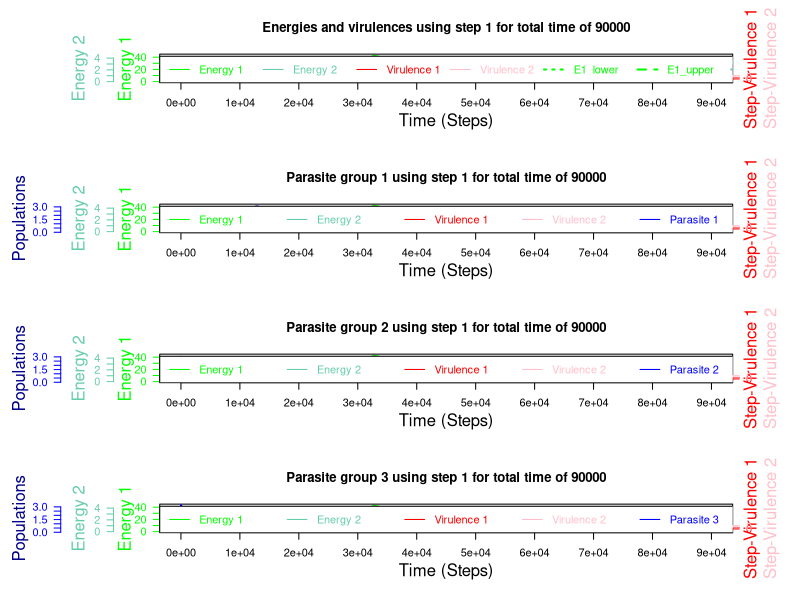
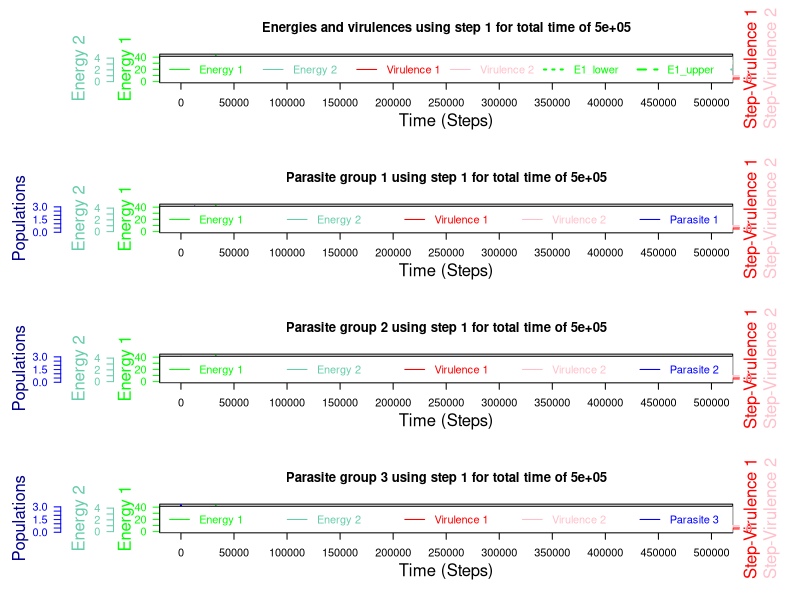

Generate these figures, in order, with R:
# R code to generate the figures of the manuscript
# Energy-harnessing problem solving of primordial life:
#  modeling the emergence of cata-lytic host-nested parasite life cycles
# Copyright (c) 2022, Christian Iseli, Bernard Conrad and Magnus Pirovino
#
# LVhpr two energies model general program code:
pdf(file='_3_Fig3.pdf',width=15,height=24)

# 4 plots on the same page
layout(matrix(c(1,2,3,4),nrow=4,ncol=1))

# these values should no change between steps
dt = 1
H = 2.0
q = 10.0
kappa = 3
sigma = 1.1
theta = 0.1
alpha1 = 0.001
alpha2 = 0.000001
gamma1 = 0.0004
gamma2 = 0.015
gamma3 = 0.0045
a_1 = 0.001
a_0 = 0.001
b_1 = 0.001
b_0 = 0.0011
c_1 = 0.0013
c_0 = 0.0013
d_1 = 0.001
d_0 = 0.00143
e_1 = 0.0013
e_0 = 0.0013
f_1 = 0.001
f_0 = 0.00143
E1_lower = 20
E1_upper = 30
E2_lower = 3
E2_upper = 3.5

for (totaltime in list(90000, 500000)) {
  # begin ### LVhpr two energies model
  ### for Figs 3 (dt=3.0 for Figs 3’)
  m = floor(totaltime/dt) ### 500'000 for Figs 3 (m=90’500 for Figs 3’)
  ### In R, indices start at 1...
  X <- matrix(rep(0, 3*(m+1)), ncol=3, nrow=m+1)
  Y <- matrix(rep(0, 3*(m+1)), ncol=3, nrow=m+1)
  X[1,1] = 1.0  ### Parasite X1 initial population
  Y[1,1] = 0.2  ###  Hyperparasite Y1 initial population
  X[1,2] = 0.5  ### Parasite X2 initial population
  Y[1,2] = 3.0  ###  Hyperparasite Y2 initial population
  X[1,3] = 0.7  ### Parasite X3 initial population
  Y[1,3] = 3.2  ###  Hyperparasite Y3 initial population
  E1 <- rep(0, m+1)
  E1[1] = 21.0 ###  initial Energy E1
  vE1 <- rep(0, m+1)
  vE1[1] = 0.0 ###  initial virulence vE1
  from_below1 = FALSE
  from_above1 = TRUE
  E2 <- rep(0, m+1)
  E2[1] = 2.6  ###  initial Energy E2
  vE2 <- rep(0, m+1)
  vE2[1] = 1.0 ###  initial virulence vE2
  from_below2 = TRUE
  from_above2 = FALSE

  t = 0
  # so we go now from 2 to (m+1) ... yes, needs parenthesis otherwise +1 is applied to the vector 2:m...
  for (k in 2:(m+1)) {
    t = t+dt
    habitatrestrictionterm = 1-(X[k-1,1]+X[k-1,2]+X[k-1,3] +1/q*(Y[k-1,1]+Y[k-1,2]+Y[k-1,3]))/(kappa*H)
    X[k,1] = X[k-1,1] + dt*vE1[k-1]*X[k-1,1]*(a_1*habitatrestrictionterm-a_0*sigma*Y[k-1,1]/H)
    Y[k,1] = Y[k-1,1] + dt*vE1[k-1]*Y[k-1,1]*(-b_1+b_0*sigma* X[k-1,1]/H)
    X[k,2] = X[k-1,2] + dt*vE2[k-1]*X[k-1,2]*(c_1*habitatrestrictionterm-c_0*sigma*Y[k-1,2]/H)
    Y[k,2] = Y[k-1,2] + dt*vE2[k-1]*Y[k-1,2]*(-d_1+d_0*sigma* X[k-1,2]/H)
    X[k,3] = X[k-1,3] + dt*vE2[k-1]*X[k-1,3]*(e_1*habitatrestrictionterm-e_0*sigma*Y[k-1,3]/H)
    Y[k,3] = Y[k-1,3] + dt*vE2[k-1]*Y[k-1,3]*(-f_1+f_0*sigma* X[k-1,3]/H)

    E1[k] = E1[k-1]+dt*(-alpha1*H + gamma1/theta*vE1[k-1]*Y[k-1,1]+gamma2*vE2[k-1]*Y[k-1,2]-gamma3*vE2[k-1]*Y[k-1,3])
    E2[k] = E2[k-1]+dt*(-alpha2*E2[k-1] - gamma1*vE1[k-1]*Y[k-1,1]+gamma3*theta*vE2[k-1]*Y[k-1,3])

    below1 = (E1[k] < E1_lower)
    in_between1 = (E1[k] > E1_lower) && (E1[k] < E1_upper)
    if (from_below1 && (below1 || in_between1)) {
      vE1[k] = 1
    } else {
      vE1[k] = 0
    }
    if (from_below1 && E1[k] < E1_upper) {
      from_below1 = TRUE
    } else if (E1[k] < E1_lower) {
      from_below1 = TRUE
    } else {
      from_below1 = FALSE
    }
    from_above1 = ! from_below1

    below2 = (E2[k] < E2_lower)
    in_between2 = (E2[k] > E2_lower) && (E2[k] < E2_upper)
    if (from_below2 && (below2 || in_between2)) {
      vE2[k] = 1
    } else {
      vE2[k] = 0
    }
    if (from_below2 && E2[k] < E2_upper) {
      from_below2 = TRUE
    } else if (E2[k] < E2_lower) {
      from_below2 = TRUE
    } else {
      from_below2 = FALSE
    }
    from_above2 = ! from_below2
  } ### for k
  ### LVhpr two energies model

  # If possible, we would suggested the following:

  yE2_min = 0
  yE2_max = 4.5
  y1_min = min(c(min(X),min(Y)))
  y1_max = max(c(max(X),max(Y)))
  y2_min = -.25
  y2_max = 1.15

  # Fig 3.1: Virulence1, Virulence 2, E1, E2, as well as the dotted ones E1_upper, E1_lower, E2_upper, E2_lower
  # -	Virulence … different reds
  # -	E… different greens

    par(mar=c(5, 12, 4, 5) + 0.1)

    ## Plot first set of data and draw its axis
    plot(E1, ylim=c(0,max(E1)), axes=FALSE, xlab="", ylab="", type="l", col="green", main=paste("Energies and virulences using step",dt,"for total time of",totaltime))
    axis(2, ylim=c(0,max(E1)), col="green", col.axis="green", las=1)  ## las=1 makes horizontal labels
    mtext(2, text="Energy 1", line=2, col="green")
    box()
    abline(h=E1_lower, col="green", lty=3, lwd=2)
    abline(h=E1_upper, col="green", lty=2, lwd=2)

    ## Allow a second plot on the same graph
    par(new=T)
    plot(E2, ylim=c(yE2_min,yE2_max), axes=FALSE, xlab="", ylab="", type="l", col="aquamarine3", main="")
    axis(2, ylim=c(yE2_min,yE2_max), col="aquamarine3", col.axis="aquamarine3", las=1, line=3.5)
    mtext(2, text="Energy 2", line=5.5, col="aquamarine3")
    abline(h=E2_lower, col="aquamarine3", lty=3, lwd=2)
    abline(h=E2_upper, col="aquamarine3", lty=2, lwd=2)

    par(new=TRUE)
    ## Plot the virulence and put axis scale on right
    plot(vE1, xlab="", ylab="", ylim=c(-2,18), axes=FALSE, type="l", col="red")
    ## a little farther out (line=4) to make room for labels
    mtext("Step-Virulence 1",side=4,col="red",line=1)
    axis(4, at=c(0,1), ylim=c(-2,18), col="red",col.axis="red",las=1)

    par(new=TRUE)
    ## Plot the virulence and put axis scale on right
    plot(vE2, xlab="", ylab="", ylim=c(-3.5,16.5), axes=FALSE, type="l", col="pink")
    ## a little farther out (line=4) to make room for labels
    mtext("Step-Virulence 2",side=4,col="pink",line=2.5)
    axis(4, at=c(0,1), ylim=c(-3.5,16.5), col="pink",col.axis="pink",las=1)

    ## Draw the time axis
    axis(1,pretty(c(1,length(E1)),10))
    mtext("Time (Steps)",side=1,col="black",line=2.5)

    ## Add Legend
    legend("bottomleft",horiz=T,
      legend=c("Energy 1","Energy 2","Virulence 1","Virulence 2","E1_lower","E1_upper","E2_lower","E2_upper"),
      text.col=c("green","aquamarine3","red","pink","green","green","aquamarine3","aquamarine3"),
      col=c("green","aquamarine3","red","pink","green","green","aquamarine3","aquamarine3"),lty=c(1,1,1,1,3,2,3,2),lwd=c(1,1,1,1,2,2,2,2))

  # Fig 3.2: Parasite1, Hyperparasite1, Virulence1, Virulence 2, E1, E2 (without E1-2_upper-lower) 
  # -	Parasite, Hyperparasite… different blues
  # -	Virulence … different reds
  # -	E… different greens
  # Fig 3.3: Parasite2, Hyperparasite2, Virulence1, Virulence 2, E1, E2 (without E1-2_upper-lower) 
  # -	Parasite, Hyperparasite… different blues
  # -	Virulence … different reds
  # -	E… different greens
  # Fig 3.4: Parasite3, Hyperparasite3, Virulence1, Virulence 2, E1, E2 (without E1-2_upper-lower) 
  # -	Parasite, Hyperparasite… different blues
  # -	Virulence … different reds
  # -	E… different greens

  for (i in 1:3) {
    ## add extra space to right margin of plot within frame
    par(mar=c(5, 12, 4, 5) + 0.1)

    ## Plot first set of data and draw its axis
    plot(E1, ylim=c(0,max(E1)), axes=FALSE, xlab="", ylab="", type="l", col="green", main=paste("Parasite group",i,"using step",dt,"for total time of",totaltime))
    axis(2, ylim=c(0,max(E1)), col="green", col.axis="green", las=1)  ## las=1 makes horizontal labels
    mtext(2, text="Energy 1", line=2, col="green")
    box()

    ## Allow a second plot on the same graph
    par(new=T)
    plot(E2, ylim=c(yE2_min,yE2_max), axes=FALSE, xlab="", ylab="", type="l", col="aquamarine3", main="")
    axis(2, ylim=c(yE2_min,yE2_max), col="aquamarine3", col.axis="aquamarine3", las=1, line=3.5)
    mtext(2, text="Energy 2", line=5.5, col="aquamarine3")

    par(new=T)
    plot(X[,i], ylim=c(y1_min,y1_max), axes=FALSE, xlab="", ylab="", type="l", col="blue", main="")
    points(Y[,i], type="l", lwd=2, col="blue2")
    axis(2, ylim=c(y1_min,y1_max), col="blue", col.axis="blue", las=1, line=7.5)
    mtext(2, text="Populations", line=10, col="blue4")

    par(new=TRUE)
    ## Plot the virulence and put axis scale on right
    plot(vE1, xlab="", ylab="", ylim=c(-2,18), axes=FALSE, type="l", col="red")
    ## a little farther out (line=4) to make room for labels
    mtext("Step-Virulence 1",side=4,col="red",line=1)
    axis(4, at=c(0,1), ylim=c(-2,18), col="red",col.axis="red",las=1)

    par(new=TRUE)
    ## Plot the virulence and put axis scale on right
    plot(vE2, xlab="", ylab="", ylim=c(-3.5,16.5), axes=FALSE, type="l", col="pink")
    ## a little farther out (line=4) to make room for labels
    mtext("Step-Virulence 2",side=4,col="pink",line=2.5)
    axis(4, at=c(0,1), ylim=c(-3.5,16.5), col="pink",col.axis="pink",las=1)

    ## Draw the time axis
    axis(1,pretty(c(1,length(E1)),10))
    mtext("Time (Steps)",side=1,col="black",line=2.5)

    ## Add Legend
    legend("bottomleft",horiz=T,
      legend=c("Energy 1","Energy 2","Virulence 1","Virulence 2",paste("Parasite",i),paste("Hyperparasite",i)),
      text.col=c("green","aquamarine3","red","pink","blue","royalblue"),
      col=c("green","aquamarine3","red","pink","blue","blue2"),lty=c(1,1,1,1,1,1),lwd=c(1,1,1,1,1,2))
  }

}

dev.off()

###
